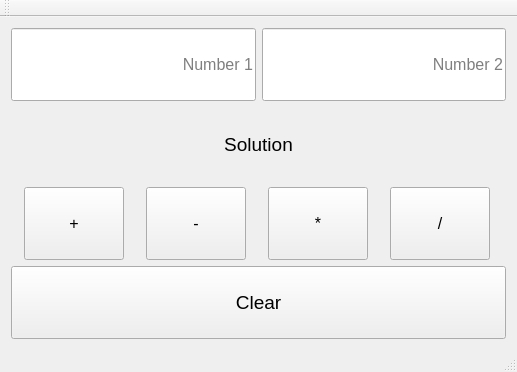
<?xml version="1.0" encoding="UTF-8"?>
<ui version="4.0">
 <class>Task1_GraphCalculatorClass</class>
 <widget class="QMainWindow" name="Task1_GraphCalculatorClass">
  <property name="geometry">
   <rect>
    <x>0</x>
    <y>0</y>
    <width>517</width>
    <height>372</height>
   </rect>
  </property>
  <property name="windowTitle">
   <string>Task1_GraphCalculator</string>
  </property>
  <widget class="QWidget" name="centralWidget">
   <layout class="QGridLayout" name="gridLayout">
    <item row="0" column="0">
     <layout class="QVBoxLayout" name="verticalLayout">
      <item>
       <layout class="QHBoxLayout" name="horizontalLayout_2">
        <item>
         <widget class="QLineEdit" name="lineEdit1">
          <property name="sizePolicy">
           <sizepolicy hsizetype="Expanding" vsizetype="Expanding">
            <horstretch>0</horstretch>
            <verstretch>0</verstretch>
           </sizepolicy>
          </property>
          <property name="font">
           <font>
            <pointsize>12</pointsize>
           </font>
          </property>
          <property name="layoutDirection">
           <enum>Qt::LeftToRight</enum>
          </property>
          <property name="alignment">
           <set>Qt::AlignRight|Qt::AlignTrailing|Qt::AlignVCenter</set>
          </property>
          <property name="placeholderText">
           <string>Number 1</string>
          </property>
         </widget>
        </item>
        <item>
         <widget class="QLineEdit" name="lineEdit2">
          <property name="sizePolicy">
           <sizepolicy hsizetype="Expanding" vsizetype="Expanding">
            <horstretch>0</horstretch>
            <verstretch>0</verstretch>
           </sizepolicy>
          </property>
          <property name="font">
           <font>
            <pointsize>12</pointsize>
           </font>
          </property>
          <property name="alignment">
           <set>Qt::AlignRight|Qt::AlignTrailing|Qt::AlignVCenter</set>
          </property>
          <property name="placeholderText">
           <string>Number 2</string>
          </property>
         </widget>
        </item>
       </layout>
      </item>
      <item>
       <widget class="QLabel" name="label">
        <property name="sizePolicy">
         <sizepolicy hsizetype="Expanding" vsizetype="Expanding">
          <horstretch>0</horstretch>
          <verstretch>0</verstretch>
         </sizepolicy>
        </property>
        <property name="font">
         <font>
          <pointsize>14</pointsize>
         </font>
        </property>
        <property name="layoutDirection">
         <enum>Qt::LeftToRight</enum>
        </property>
        <property name="text">
         <string>Solution</string>
        </property>
        <property name="textFormat">
         <enum>Qt::AutoText</enum>
        </property>
        <property name="alignment">
         <set>Qt::AlignCenter</set>
        </property>
       </widget>
      </item>
      <item>
       <layout class="QHBoxLayout" name="horizontalLayout">
        <property name="spacing">
         <number>9</number>
        </property>
        <item>
         <widget class="QPushButton" name="pushButton_2">
          <property name="sizePolicy">
           <sizepolicy hsizetype="Minimum" vsizetype="Expanding">
            <horstretch>0</horstretch>
            <verstretch>0</verstretch>
           </sizepolicy>
          </property>
          <property name="maximumSize">
           <size>
            <width>100</width>
            <height>100</height>
           </size>
          </property>
          <property name="font">
           <font>
            <pointsize>12</pointsize>
           </font>
          </property>
          <property name="text">
           <string>+</string>
          </property>
         </widget>
        </item>
        <item>
         <widget class="QPushButton" name="pushButton_4">
          <property name="sizePolicy">
           <sizepolicy hsizetype="Minimum" vsizetype="Expanding">
            <horstretch>0</horstretch>
            <verstretch>0</verstretch>
           </sizepolicy>
          </property>
          <property name="maximumSize">
           <size>
            <width>100</width>
            <height>100</height>
           </size>
          </property>
          <property name="font">
           <font>
            <pointsize>12</pointsize>
           </font>
          </property>
          <property name="text">
           <string>-</string>
          </property>
         </widget>
        </item>
        <item>
         <widget class="QPushButton" name="pushButton_3">
          <property name="enabled">
           <bool>true</bool>
          </property>
          <property name="sizePolicy">
           <sizepolicy hsizetype="Minimum" vsizetype="Expanding">
            <horstretch>0</horstretch>
            <verstretch>0</verstretch>
           </sizepolicy>
          </property>
          <property name="maximumSize">
           <size>
            <width>100</width>
            <height>100</height>
           </size>
          </property>
          <property name="font">
           <font>
            <pointsize>12</pointsize>
           </font>
          </property>
          <property name="text">
           <string>*</string>
          </property>
         </widget>
        </item>
        <item>
         <widget class="QPushButton" name="pushButton">
          <property name="sizePolicy">
           <sizepolicy hsizetype="Minimum" vsizetype="Expanding">
            <horstretch>0</horstretch>
            <verstretch>0</verstretch>
           </sizepolicy>
          </property>
          <property name="maximumSize">
           <size>
            <width>100</width>
            <height>100</height>
           </size>
          </property>
          <property name="font">
           <font>
            <pointsize>12</pointsize>
           </font>
          </property>
          <property name="text">
           <string>/</string>
          </property>
         </widget>
        </item>
       </layout>
      </item>
      <item>
       <widget class="QPushButton" name="Clear">
        <property name="sizePolicy">
         <sizepolicy hsizetype="Minimum" vsizetype="Expanding">
          <horstretch>0</horstretch>
          <verstretch>0</verstretch>
         </sizepolicy>
        </property>
        <property name="font">
         <font>
          <pointsize>14</pointsize>
         </font>
        </property>
        <property name="styleSheet">
         <string notr="true">backgroud-color:rgb(255, 0, 4);
color:rgb(0, 0, 0);</string>
        </property>
        <property name="text">
         <string>Clear</string>
        </property>
       </widget>
      </item>
     </layout>
    </item>
   </layout>
  </widget>
  <widget class="QMenuBar" name="menuBar">
   <property name="geometry">
    <rect>
     <x>0</x>
     <y>0</y>
     <width>517</width>
     <height>26</height>
    </rect>
   </property>
  </widget>
  <widget class="QToolBar" name="mainToolBar">
   <attribute name="toolBarArea">
    <enum>TopToolBarArea</enum>
   </attribute>
   <attribute name="toolBarBreak">
    <bool>false</bool>
   </attribute>
  </widget>
  <widget class="QStatusBar" name="statusBar"/>
 </widget>
 <layoutdefault spacing="6" margin="11"/>
 <resources>
  <include location="Task1_GraphCalculator.qrc"/>
 </resources>
 <connections>
  <connection>
   <sender>pushButton_2</sender>
   <signal>clicked()</signal>
   <receiver>Task1_GraphCalculatorClass</receiver>
   <slot>addition()</slot>
   <hints>
    <hint type="sourcelabel">
     <x>54</x>
     <y>182</y>
    </hint>
    <hint type="destinationlabel">
     <x>40</x>
     <y>242</y>
    </hint>
   </hints>
  </connection>
  <connection>
   <sender>pushButton_4</sender>
   <signal>clicked()</signal>
   <receiver>Task1_GraphCalculatorClass</receiver>
   <slot>subtraction()</slot>
   <hints>
    <hint type="sourcelabel">
     <x>207</x>
     <y>182</y>
    </hint>
    <hint type="destinationlabel">
     <x>154</x>
     <y>242</y>
    </hint>
   </hints>
  </connection>
  <connection>
   <sender>pushButton_3</sender>
   <signal>clicked()</signal>
   <receiver>Task1_GraphCalculatorClass</receiver>
   <slot>multiplication()</slot>
   <hints>
    <hint type="sourcelabel">
     <x>309</x>
     <y>182</y>
    </hint>
    <hint type="destinationlabel">
     <x>254</x>
     <y>241</y>
    </hint>
   </hints>
  </connection>
  <connection>
   <sender>pushButton</sender>
   <signal>clicked()</signal>
   <receiver>Task1_GraphCalculatorClass</receiver>
   <slot>division()</slot>
   <hints>
    <hint type="sourcelabel">
     <x>411</x>
     <y>182</y>
    </hint>
    <hint type="destinationlabel">
     <x>345</x>
     <y>239</y>
    </hint>
   </hints>
  </connection>
  <connection>
   <sender>lineEdit1</sender>
   <signal>textChanged(QString)</signal>
   <receiver>label</receiver>
   <slot>setText(QString)</slot>
   <hints>
    <hint type="sourcelabel">
     <x>189</x>
     <y>76</y>
    </hint>
    <hint type="destinationlabel">
     <x>185</x>
     <y>131</y>
    </hint>
   </hints>
  </connection>
  <connection>
   <sender>lineEdit2</sender>
   <signal>textEdited(QString)</signal>
   <receiver>label</receiver>
   <slot>setText(QString)</slot>
   <hints>
    <hint type="sourcelabel">
     <x>345</x>
     <y>74</y>
    </hint>
    <hint type="destinationlabel">
     <x>365</x>
     <y>152</y>
    </hint>
   </hints>
  </connection>
  <connection>
   <sender>Clear</sender>
   <signal>clicked()</signal>
   <receiver>Task1_GraphCalculatorClass</receiver>
   <slot>clear()</slot>
   <hints>
    <hint type="sourcelabel">
     <x>287</x>
     <y>257</y>
    </hint>
    <hint type="destinationlabel">
     <x>278</x>
     <y>270</y>
    </hint>
   </hints>
  </connection>
 </connections>
 <slots>
  <slot>addition()</slot>
  <slot>subtraction()</slot>
  <slot>multiplication()</slot>
  <slot>division()</slot>
  <slot>clear()</slot>
 </slots>
</ui>
